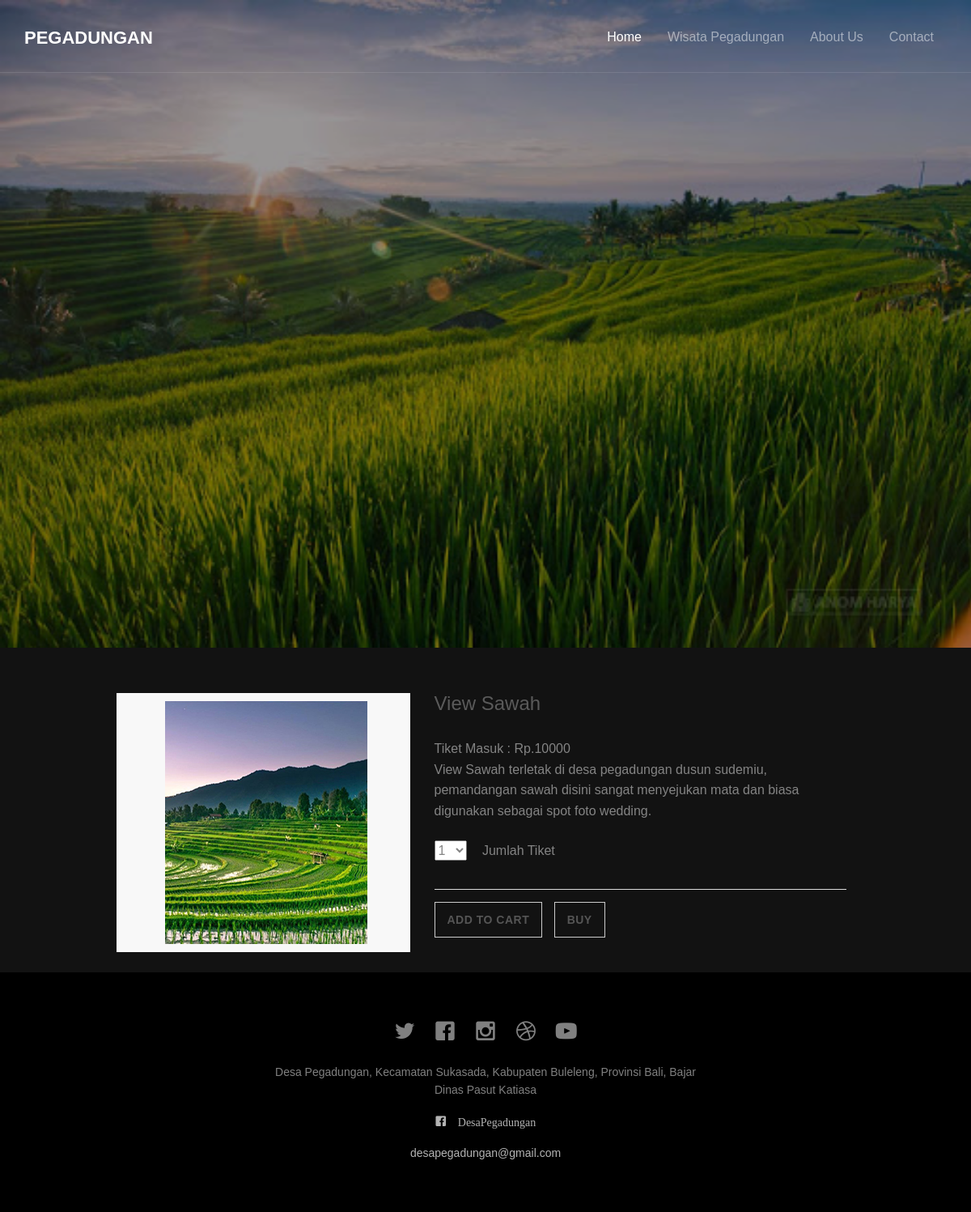
Page /index.php/frontend/view_sawah on the committed database.
### tables this page shows
CREATE TABLE `tb_wisata` (
  `id_wisata` int(20) NOT NULL,
  `nama_wisata` varchar(25) NOT NULL,
  `informasi_wisata` varchar(500) NOT NULL,
  `harga_tiket` int(20) NOT NULL,
  `tgl_informasi` date NOT NULL,
  `jam_buka` time(6) NOT NULL,
  `jam_tutup` time(6) NOT NULL,
  `foto` varchar(30) NOT NULL
);

### application/controllers/Frontend.php (called while the page is built, shortened)
<?php
class Frontend extends CI_Controller{
    function __construct()
    { parent :: __construct();
        $this->load->model('M_frontend');
        $this->load->helper('url_helper');
    }
    function view_sawah(){
        $data['title']="View Sawah";
        $data['meta']="Dhama Putra";
        $data['beranda']="view_sawah";
        $data['tb_wisata'] = $this->M_frontend->view_sawah();
    $this->load->view('view_sawah',$data);
    }
}?>

### index.php (called while the page is built, shortened)
<?php
require_once BASEPATH.'core/CodeIgniter.php';

### application/models/M_frontend.php (called while the page is built, shortened)
<?php
class M_frontend extends CI_Model{
    function view_sawah(){
        $this->db->where('nama_wisata','View Sawah');
        $data=$this->db->get('tb_wisata')->result();
        return $data;
    }
}?>

### application/views/view_sawah.php (the view, shortened to what this page needs)
    <link href="<?=base_url();?>assets1/css/font-awesome.css" rel="stylesheet">
    <link href="<?=base_url();?>assets1/css/bootstrap.css" rel="stylesheet">
    <link href="<?=base_url();?>assets1/css/jquery.smartmenus.bootstrap.css" rel="stylesheet">
    <link rel="stylesheet" type="text/css" href="<?=base_url();?>assets1/css/jquery.simpleLens.css">
    <link rel="stylesheet" type="text/css" href="<?=base_url();?>assets1/css/slick.css">
    <link rel="stylesheet" type="text/css"href="<?=base_url();?>assets1/css/nouislider.css">
    <link id="switcher" href="<?=base_url();?>assets1/css/theme-color/default-theme.css" rel="stylesheet">
    <link href="<?=base_url();?>assets1/css/sequence-theme.modern-slide-in.css" rel="stylesheet" media="all">
    <link href="<?=base_url();?>assets1/css/style.css" rel="stylesheet">
<!DOCTYPE html>
 <html class="no-js">
	<head>
	<link rel="stylesheet" href="<?=base_url();?>assets/css/animate.css">
	<link rel="stylesheet" href="<?=base_url();?>assets/css/icomoon.css">
	<link rel="stylesheet" href="<?=base_url();?>assets/css/bootstrap.css">
	<link rel="stylesheet" href="<?=base_url();?>assets/css/superfish.css">
	<link rel="stylesheet" href="<?=base_url();?>assets/css/style.css">
	</head>
	<body>
		<div id="fh5co-wrapper">
		<div id="fh5co-page">
		<div id="fh5co-header">
			<header id="fh5co-header-section">
				<div class="container">
					<div class="nav-header">
						<h1 id="fh5co-logo"><a href="<?=base_url();?>assets/index.html">Pegadungan</a></h1>
						<nav id="fh5co-menu-wrap" role="navigation">
							<ul class="sf-menu" id="fh5co-primary-menu">
								<li class="active">
                <a href="<?php echo base_url().'index.php/frontend'?>">Home</a>
								</li>
								<li>
									<a href="">Wisata Pegadungan</a>
								</li>
								<li>
									<a href="" class="fh5co-sub-ddown">About Us</a>
								<li><a href="">Contact</a></li>
							</ul>
						</nav>
					</div>
				</div>
			</header>
		</div>
		<div class="fh5co-hero">
			<div class="fh5co-overlay"></div>
			<div class="fh5co-cover text-center" data-stellar-background-ratio="0.5" style="background-image: url(<?php echo base_url("assets/images/sss.jpg");?>);">
			</div>
		</div>
<br>
  <section id="aa-product-details">
    <div class="container">
      <div class="row">
        <div class="col-md-12">
          <div class="aa-product-details-area">
            <div class="aa-product-details-content">
              <div class="row">
                <div class="col-md-5 col-sm-5 col-xs-12">
                  <div class="aa-product-view-slider">
                    <div id="demo-1" class="simpleLens-gallery-container">
                      <div class="simpleLens-container">
					  <?php foreach($tb_wisata as $val){?>
                        <div class="simpleLens-big-image-container"><a data-lens-image="<?=base_url('assets/images/img/'.$val->foto);?>" class="simpleLens-lens-image"><img src="<?=base_url('assets/images/img/'.$val->foto);?>" class="simpleLens-big-image"></a></div>
						<?php } ?>
					</div>
                    </div>
                  </div>
                </div>
                <div class="col-md-7 col-sm-7 col-xs-12">
                  <div class="aa-product-view-content">
				  <?php foreach($tb_wisata as $val){?>
					<h3><?=$val->nama_wisata;?></h3>
					<?php } ?>
                    <div class="aa-price-block">
					<?php foreach($tb_wisata as $val){?>
					  <span class="aa-product-view-price">Tiket Masuk : Rp.<?=$val->harga_tiket;?></span>
                    </div>
                    <p><?=$val->informasi_wisata;?></p>
					<?php } ?>
					<div class="aa-prod-quantity">
                      <form action="">
                        <select id="" name="">
                          <option selected="1" value="0">1</option>
                        </select>
					  </form>
					  <p class="aa-prod-category">
                        Jumlah Tiket
                      </p>
					</div>
                    <div class="aa-prod-view-bottom">
                      <a class="aa-add-to-cart-btn" href="#">Add To Cart</a>
                      <a class="aa-add-to-cart-btn" href="#">Buy</a>
                    </div>
                  </div>
                </div>
              </div>
            </div>
            </div>
            </div>
          </div>
        </div>
      </div>
    </div>
<br>
		<footer>
			<div id="footer">
				<div class="container">
					<div class="row">
						<div class="col-md-6 col-md-offset-3 text-center">
							<p class="fh5co-social-icons">
								<a href="<?=base_url();?>assets/#"><i class="icon-twitter2"></i></a>
								<a href="<?=base_url();?>assets/#"><i class="icon-facebook2"></i></a>
								<a href="<?=base_url();?>assets/#"><i class="icon-instagram"></i></a>
								<a href="<?=base_url();?>assets/#"><i class="icon-dribbble2"></i></a>
								<a href="<?=base_url();?>assets/#"><i class="icon-youtube"></i></a>
							</p>
              <p><a href="https://www.google.co.id/maps/place/Kantor+Desa+Pegadungan/@-8.1543724,115.1345871,17z/data=!3m1!4b1!4m5!3m4!1s0x2dd190342e6124f1:0xbcfe933cca1bcac4!8m2!3d-8.1543777!4d115.1367758?hl=id"> Desa Pegadungan, Kecamatan Sukasada, Kabupaten Buleleng, Provinsi Bali, Bajar Dinas Pasut Katiasa </a></p>
							<p><i class="icon-facebook2">&nbsp; DesaPegadungan</i></p>
							<p>desapegadungan@gmail.com</p>
  						</div>
					</div>
				</div>
			</div>
		</footer>
	</body>
</html>

### assets/css/icomoon.css (style rules this page uses)
[class^="icon-"], [class*=" icon-"] { font-family: 'icomoon' !important; speak: none; font-style: normal; font-weight: normal; font-variant: normal; text-transform: none; line-height: 1; -webkit-font-smoothing: antialiased; -moz-osx-font-smoothing: grayscale; }
.icon-dribbble2:before { content: "\ea66"; }
.icon-facebook2:before { content: "\ea68"; }
.icon-instagram:before { content: "\ea70"; }
.icon-twitter2:before { content: "\ea7d"; }
.icon-youtube:before { content: "\ea81"; }

### assets/css/superfish.css (style rules this page uses)
.sf-menu, .sf-menu * { margin: 0; padding: 0; list-style: none; }
.sf-menu li { position: relative; }
.sf-menu > li { float: left; }
.sf-menu a { display: block; position: relative; }
.sf-menu { float: left; margin-bottom: 1em; }
.sf-menu a { border-left: 1px solid #fff; border-top: 1px solid #dFeEFF; border-top: 1px solid rgba(255,255,255,.5); padding: .75em 1em; text-decoration: none; zoom: 1; }
.sf-menu a { color: #13a; }
.sf-menu li { background: #BDD2FF; white-space: nowrap; *white-space: normal; -webkit-transition: background .2s; transition: background .2s; }

### assets/css/style.css (style rules this page uses)
body { font-family: "Raleway", Arial, sans-serif; line-height: 1.6; font-size: 16px; background: #121212; color: #848484; font-weight: 300; overflow-x: hidden; }
a { color: #fff; -webkit-transition: 0.5s; -o-transition: 0.5s; transition: 0.5s; }
p, ul, ol { margin-bottom: 1.5em; font-size: 16px; color: #848484; font-family: "Raleway", Arial, sans-serif; }
h1, h2, h3, h4, h5, h6 { color: #5a5a5a; font-family: "Raleway", Arial, sans-serif; font-weight: 400; margin: 0 0 30px 0; }
#fh5co-header { position: relative; margin-bottom: 0; z-index: 9999999; }
.fh5co-cover, .fh5co-hero { position: relative; height: 800px; }
.fh5co-overlay { position: absolute !important; width: 100%; top: 0; left: 0; bottom: 0; right: 0; z-index: 1; background: rgba(0, 0, 0, 0.4); }
.fh5co-cover { background-size: cover; position: relative; }
.sf-menu { margin: 0.4em 0 0 0 !important; }
.sf-menu { float: right; }
.sf-menu a { color: rgba(255, 255, 255, 0.5); padding: 0.75em 1em !important; font-weight: normal; border-left: none; border-top: none; border-top: none; text-decoration: none; zoom: 1; font-size: 16px; border-bottom: none !important; }
.sf-menu li, .sf-menu ul li, .sf-menu ul ul li, .sf-menu li:hover, .sf-menu li.sfHover { background: transparent; }
.sf-menu li:hover a, .sf-menu li.sfHover a, .sf-menu ul li:hover a, .sf-menu ul li.sfHover a, .sf-menu li.active a { color: #fff; }
#fh5co-header-section { padding: 0; position: absolute; top: 0; left: 0; width: 100%; z-index: 2; border-bottom: 1px solid rgba(255, 255, 255, 0.1); }
.nav-header { position: relative; float: left; width: 100%; }
#fh5co-logo { position: relative; z-index: 2; font-size: 22px; text-transform: uppercase; margin-top: 35px; font-weight: 700; float: left; }
#fh5co-logo a { color: #fff; }
#fh5co-menu-wrap { position: relative; z-index: 2; display: block; float: right; margin-top: 15px; }
#fh5co-menu-wrap .sf-menu a { padding: 1em .75em; }
.fh5co-social-icons > a { padding: 4px 10px; color: #264E86; }
.fh5co-social-icons > a i { font-size: 26px; }
#footer { float: left; width: 100%; clear: both; background: #000; padding: 60px 0 40px; }
#footer p { color: rgba(255, 255, 255, 0.7); font-size: 14px; }
#footer p a { color: rgba(255, 255, 255, 0.5); }
#fh5co-wrapper { overflow-x: hidden; position: relative; }
#fh5co-page { position: relative; -webkit-transition: 0.5s; -o-transition: 0.5s; transition: 0.5s; }

### rows in the picture
tb_wisata: foto (picture), nama_wisata "View Sawah", harga_tiket "10000", informasi_wisata "View Sawah terletak di desa pegadungan dusun sudemiu, pemandangan sawah disini sangat menyejukan mata dan biasa digunakan sebagai spot foto wedding."
